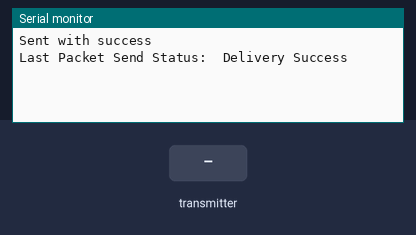
This sketch was run on a simulated ESP8266 (NodeMCU). On the bench: the last lines printed to the serial monitor. The inputs (shaded band) are chosen by the test bench.

Above: at 1.2 s.
1.3 s: the transmitter starts sending count = 0
At 1.61 s:
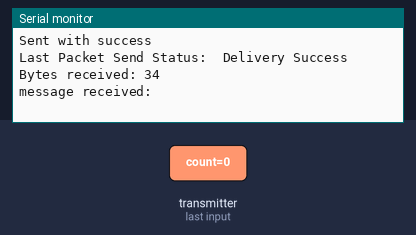
2.8 s: the transmitter starts sending msg = 0
At 3.11 s:
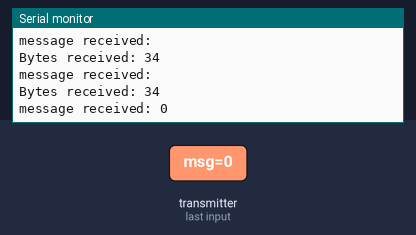
4.3 s: the transmitter starts sending msg = 1
At 4.61 s:
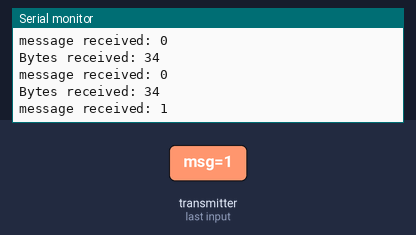

The sketch:

sketch_250601_01_ESPNow_FrazzlerController.ino
```cpp
// (licence header left out)
/**
  njsoly:
    This file takes the extras out, so that only the ESP-NOW communication remains.
    master device is the Frazzler remote control, Nano-ESP32 [1]
          slave is [0], the central device itself.
    MACs:
      [0]: 3c:84:27:c3:e4:a4
      [1]: 3c:84:27:c7:0e:10

  This side is for the controller, nano-esp32 [1].
*/

#include <esp_now.h>
#include <WiFi.h>
#include <FrazzlerEspNow.h>

// REPLACE WITH THE MAC Address of your receiver
uint8_t broadcastAddress[] = {0x3c, 0x84, 0x27, 0xc3, 0xe4, 0xa4};

// Variable to store if sending data was successful
String success;

// Create a struct_message called outgoingStruct to hold sensor readings
struct_message outgoingStruct;

// Create a struct_message to hold incoming sensor readings
struct_message incomingStruct;

esp_now_peer_info_t peerInfo;

// Callback when data is sent
void OnDataSent(const uint8_t *mac_addr, esp_now_send_status_t status) {
  Serial.print(F("\r\nLast Packet Send Status:\t"));
  Serial.println(status == ESP_NOW_SEND_SUCCESS ? "Delivery Success" : "Delivery Fail");
  if (status == 0){
    success = "Delivery Success :)";
  }
  else{
    success = "Delivery Fail :(";
  }
}

// Callback when data is received
void OnDataRecv(const uint8_t * mac, const uint8_t *incomingData, int len) {
  memcpy(&incomingStruct, incomingData, sizeof(incomingStruct));
  Serial.print(F("Bytes received: "));
  Serial.println(len);

  Serial.print(F("message received: "));
  Serial.println(incomingStruct.msg);
}

void setup() {
  // Init Serial Monitor
  Serial.begin(SERIAL_BAUD);
  while(!Serial) {} // wait for Serial

  // Set device as a Wi-Fi Station
  WiFi.mode(WIFI_STA);

  // Init ESP-NOW
  if (esp_now_init() != ESP_OK) {
    Serial.println(F("Error initializing ESP-NOW"));
    return;
  }

  // Once ESPNow is successfully Init, we will register for Send CB to
  // get the status of Transmitted packet
  esp_now_register_send_cb(OnDataSent);

  // Register peer
  memcpy(peerInfo.peer_addr, broadcastAddress, 6);
  peerInfo.channel = 0;
  peerInfo.encrypt = false;

  // Add peer
  if (esp_now_add_peer(&peerInfo) != ESP_OK){
    Serial.println(F("Failed to add peer"));
    return;
  }
  // Register for a callback function that will be called when data is received
  esp_now_register_recv_cb(esp_now_recv_cb_t(OnDataRecv));
}

void loop() {
  outgoingStruct.msg[0] = '\0';

  // Send message via ESP-NOW
  outgoingStruct.count++;
  strcat(outgoingStruct.msg, "frazzCtl ");
  char countStr[6];
  itoa(outgoingStruct.count, countStr, 10);
  strcat(outgoingStruct.msg, countStr);
  esp_err_t result = esp_now_send(broadcastAddress, (uint8_t *) &outgoingStruct, sizeof(outgoingStruct));

  if (result == ESP_OK) {
    Serial.println(F("Sent with success"));
  }
  else {
    Serial.println(F("Error sending the data"));
  }
  delay(10000);
}
```

Measured:
- after the input at 1.3 s, the serial monitor: prints a new line at once (image 1)
- after the input at 2.8 s, the serial monitor: prints a new line at once (image 2)
- after the input at 4.3 s, the serial monitor: prints a new line at once (image 3)
